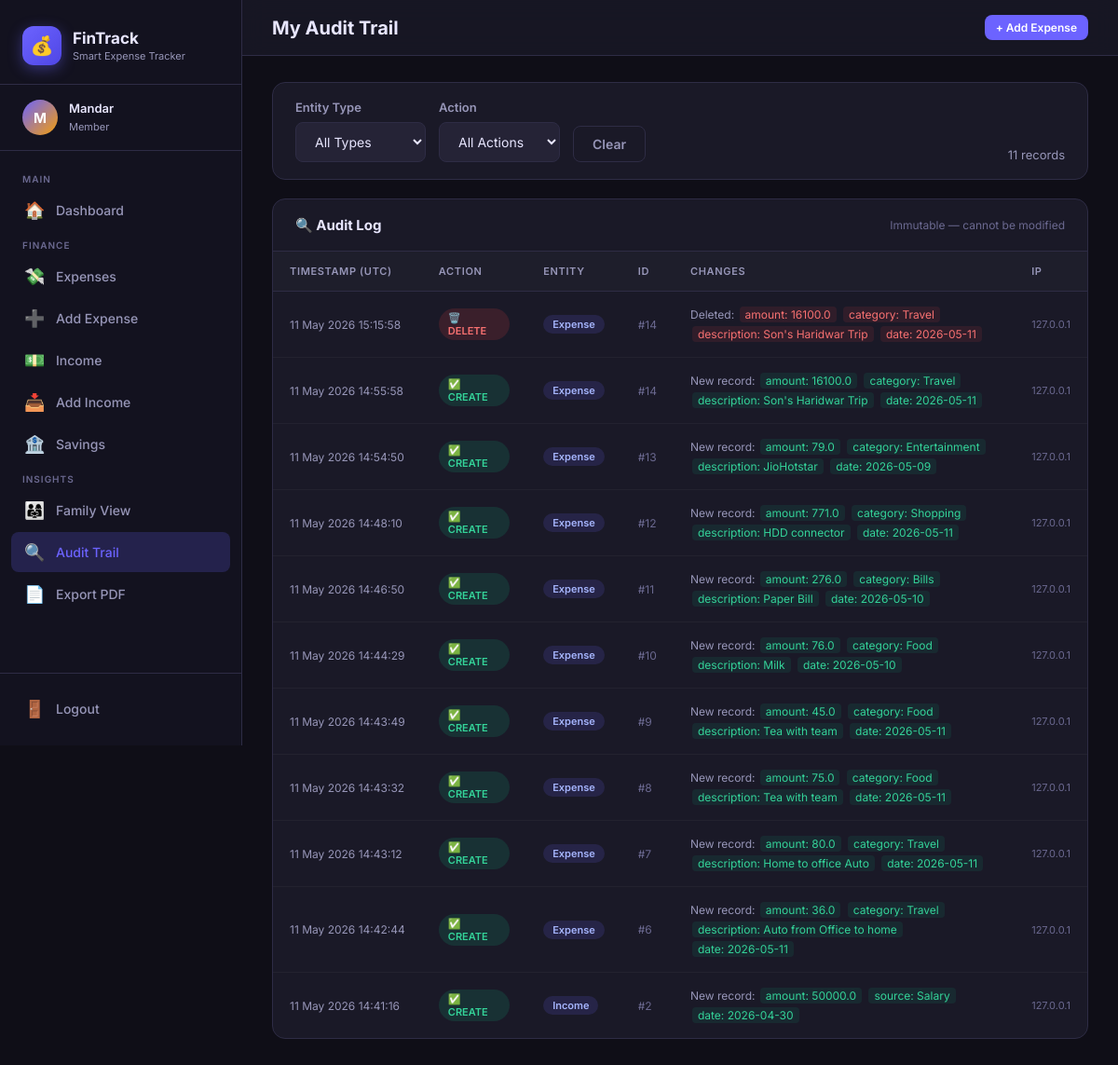
Screenshot of /audit (signed in) with the database file from the repository.
### app.py (models this page shows, shortened)
class AuditLog(db.Model):
    id          = db.Column(db.Integer, primary_key=True)
    user_id     = db.Column(db.Integer, db.ForeignKey('user.id'), nullable=False)
    username    = db.Column(db.String(80), nullable=False)          # denormalised for history
    action      = db.Column(db.String(20), nullable=False)          # CREATE | UPDATE | DELETE
    entity_type = db.Column(db.String(30), nullable=False)          # Expense | Income | Saving
    entity_id   = db.Column(db.Integer,    nullable=True)
    old_values  = db.Column(db.Text,       nullable=True)           # JSON snapshot before change
    new_values  = db.Column(db.Text,       nullable=True)           # JSON snapshot after change
    ip_address  = db.Column(db.String(50), nullable=True)
    timestamp   = db.Column(db.DateTime,   default=datetime.utcnow, nullable=False)
    @property
    def old_dict(self):
        return json.loads(self.old_values) if self.old_values else {}
    @property
    def new_dict(self):
        return json.loads(self.new_values) if self.new_values else {}

### app.py (the view)
@app.route('/audit')
@login_required
def audit_trail():
    uid    = session['user_id']
    etype  = request.args.get('entity', '')
    action = request.args.get('action', '')
    page   = int(request.args.get('page', 1))
    per    = 30
    q = AuditLog.query.filter_by(user_id=uid)
    if etype:  q = q.filter_by(entity_type=etype)
    if action: q = q.filter_by(action=action)
    q = q.order_by(AuditLog.timestamp.desc())
    total  = q.count()
    logs   = q.offset((page-1)*per).limit(per).all()
    pages  = (total + per - 1) // per
    return render_template('audit.html', logs=logs, total=total,
                           page=page, pages=pages, entity=etype, action=action)

### app.py (called while the page is built)
def login_required(f):
    @wraps(f)
    def dec(*a, **kw):
        if 'user_id' not in session:
            flash('Please log in.', 'warning')
            return redirect(url_for('login'))
        return f(*a, **kw)
    return dec

### templates/audit.html (shortened to what this page needs)
{% extends 'base.html' %}
{% block page_title %}My Audit Trail{% endblock %}
{% block content %}
<form method="GET" class="filters" style="margin-bottom:20px;">
  <div class="form-group">
    <label class="form-label">Entity Type</label>
    <select class="form-control" name="entity" style="width:140px;" onchange="this.form.submit()">
      <option value="">All Types</option>
    </select>
  </div>
  <div class="form-group">
    <label class="form-label">Action</label>
    <select class="form-control" name="action" style="width:130px;" onchange="this.form.submit()">
      <option value="">All Actions</option>
    </select>
  </div>
  <div class="form-group" style="align-self:flex-end;">
    <a href="{{ url_for('audit_trail') }}" class="btn btn-ghost">Clear</a>
  </div>
  <div class="ml-auto" style="align-self:flex-end;color:var(--text-muted);font-size:13px;">
    {{ total }} record{{ 's' if total != 1 else '' }}
  </div>
</form>
<div class="table-card">
  <div class="table-header">
    <span class="table-title">🔍 Audit Log</span>
    <span style="font-size:12px;color:var(--text-dim);">Immutable — cannot be modified</span>
  </div>
  {% if logs %}
  <div style="overflow-x:auto;">
    <table>
      <thead>
        <tr>
          <th>Timestamp (UTC)</th>
          <th>Action</th>
          <th>Entity</th>
          <th>ID</th>
          <th>Changes</th>
          <th>IP</th>
        </tr>
      </thead>
      <tbody>
        {% for log in logs %}
        <tr>
          <td style="color:var(--text-muted);font-size:12px;white-space:nowrap;">
            {{ log.timestamp.strftime('%d %b %Y %H:%M:%S') }}
          </td>
          <td>
            {% if log.action == 'CREATE' %}
              <span class="badge badge-success">✅ CREATE</span>
            {% elif log.action == 'UPDATE' %}
              <span class="badge badge-warning">✏️ UPDATE</span>
            {% else %}
              <span class="badge badge-danger">🗑️ DELETE</span>
            {% endif %}
          </td>
          <td><span class="badge badge-primary">{{ log.entity_type }}</span></td>
          <td style="color:var(--text-dim);font-size:12px;">#{{ log.entity_id }}</td>
          <td style="font-size:12px;max-width:420px;">
            {% if log.action == 'CREATE' %}
              <span style="color:var(--text-muted);">New record:</span>
              {% for k, v in log.new_dict.items() %}
                <span style="display:inline-block;margin:2px;background:rgba(16,185,129,.1);color:#34d399;padding:1px 6px;border-radius:4px;">
                  {{ k }}: {{ v }}
                </span>
              {% endfor %}
            {% elif log.action == 'DELETE' %}
              <span style="color:var(--text-muted);">Deleted:</span>
              {% for k, v in log.old_dict.items() %}
                <span style="display:inline-block;margin:2px;background:rgba(239,68,68,.1);color:#f87171;padding:1px 6px;border-radius:4px;">
                  {{ k }}: {{ v }}
                </span>
              {% endfor %}
            {% endif %}
          </td>
          <td style="color:var(--text-dim);font-size:11px;">{{ log.ip_address or '—' }}</td>
        </tr>
        {% endfor %}
      </tbody>
    </table>
  </div>
  {% else %}
  <div class="empty-state">
    <div class="icon">🔍</div>
    <p>No audit records yet. Start adding expenses to see the audit trail.</p>
  </div>
  {% endif %}
</div>
{% endblock %}

### static/css/style.css (style rules this page uses)
:root { --primary: #6c63ff; --primary-dark: #4f46e5; --primary-light: #a5b4fc; --accent: #f59e0b; --danger: #ef4444; --success: #10b981; --warning: #f59e0b; --info: #3b82f6; --bg: #0f0e17; --bg-card: #1a1927; --bg-sidebar: #13121f; --bg-input: #252336; --border: #2e2c45; --text: #e8e6ff; --text-muted: #9796b8; --text-dim: #6b6990; --radius: 14px; --radius-sm: 8px; --shadow: 0 8px 32px rgba(108,99,255,.18); --shadow-sm: 0 2px 12px rgba(0,0,0,.35); --transition: .25s cubic-bezier(.4,0,.2,1); --sidebar-w: 260px; }
*, *::before, *::after { box-sizing: border-box; margin: 0; padding: 0; }
html { scroll-behavior: smooth; }
body { font-family: 'Inter', sans-serif; background: var(--bg); color: var(--text); min-height: 100vh; overflow-x: hidden; }
a { color: var(--primary-light); text-decoration: none; }
.table-card { background: var(--bg-card); border: 1px solid var(--border); border-radius: var(--radius); overflow: hidden; }
.table-header { padding: 18px 24px; display: flex; align-items: center; justify-content: space-between; border-bottom: 1px solid var(--border); }
.table-title { font-size: 15px; font-weight: 700; }
table { width: 100%; border-collapse: collapse; }
th { padding: 14px 18px; text-align: left; font-size: 11px; font-weight: 600; letter-spacing: .06em; text-transform: uppercase; color: var(--text-muted); background: rgba(255,255,255,.02); border-bottom: 1px solid var(--border); }
td { padding: 14px 18px; font-size: 13px; color: var(--text); border-bottom: 1px solid rgba(255,255,255,.04); }
tr:last-child td { border-bottom: none; }
.badge { padding: 3px 10px; border-radius: 20px; font-size: 11px; font-weight: 600; display: inline-block; }
.badge-success { background: rgba(16,185,129,.15); color: #34d399; }
.badge-danger { background: rgba(239,68,68,.15); color: #f87171; }
.badge-primary { background: rgba(108,99,255,.15); color: var(--primary-light); }
.btn { display: inline-flex; align-items: center; gap: 8px; padding: 10px 20px; border-radius: var(--radius-sm); font-size: 14px; font-weight: 600; cursor: pointer; border: none; transition: all var(--transition); }
.btn-ghost { background: transparent; color: var(--text-muted); border: 1px solid var(--border); }
.form-group { margin-bottom: 18px; }
.form-label { display: block; font-size: 13px; font-weight: 600; color: var(--text-muted); margin-bottom: 8px; }
.form-control { width: 100%; padding: 11px 16px; background: var(--bg-input); border: 1px solid var(--border); border-radius: var(--radius-sm); color: var(--text); font-size: 14px; font-family: inherit; transition: border-color var(--transition), box-shadow var(--transition); }
.form-control::placeholder { color: var(--text-dim); }
.filters { background: var(--bg-card); border: 1px solid var(--border); border-radius: var(--radius); padding: 18px 24px; display: flex; flex-wrap: wrap; gap: 14px; align-items: flex-end; margin-bottom: 22px; }
.filters .form-group { margin: 0; }
.ml-auto { margin-left: auto; }

### rows the page displays
AuditLog: timestamp "11 May 2026 15:15:58", action "🗑️ DELETE", entity_type "Expense", entity_id "14", old_dict "amount" "category" "description" "date", old_dict "16100.0" "Travel" "Son's Haridwar Trip" "2026-05-11", ip_address "127.0.0.1"
AuditLog: timestamp "11 May 2026 14:55:58", action "✅ CREATE", entity_type "Expense", entity_id "14", new_dict "amount" "category" "description" "date", new_dict "16100.0" "Travel" "Son's Haridwar Trip" "2026-05-11", ip_address "127.0.0.1"
AuditLog: timestamp "11 May 2026 14:54:50", action "✅ CREATE", entity_type "Expense", entity_id "13", new_dict "amount" "category" "description" "date", new_dict "79.0" "Entertainment" "JioHotstar" "2026-05-09", ip_address "127.0.0.1"
AuditLog: timestamp "11 May 2026 14:48:10", action "✅ CREATE", entity_type "Expense", entity_id "12", new_dict "amount" "category" "description" "date", new_dict "771.0" "Shopping" "HDD connector" "2026-05-11", ip_address "127.0.0.1"
AuditLog: timestamp "11 May 2026 14:46:50", action "✅ CREATE", entity_type "Expense", entity_id "11", new_dict "amount" "category" "description" "date", new_dict "276.0" "Bills" "Paper Bill" "2026-05-10", ip_address "127.0.0.1"
AuditLog: timestamp "11 May 2026 14:44:29", action "✅ CREATE", entity_type "Expense", entity_id "10", new_dict "amount" "category" "description" "date", new_dict "76.0" "Food" "Milk" "2026-05-10", ip_address "127.0.0.1"
AuditLog: timestamp "11 May 2026 14:43:49", action "✅ CREATE", entity_type "Expense", entity_id "9", new_dict "amount" "category" "description" "date", new_dict "45.0" "Food" "Tea with team" "2026-05-11", ip_address "127.0.0.1"
AuditLog: timestamp "11 May 2026 14:43:32", action "✅ CREATE", entity_type "Expense", entity_id "8", new_dict "amount" "category" "description" "date", new_dict "75.0" "Food" "Tea with team" "2026-05-11", ip_address "127.0.0.1"
AuditLog: timestamp "11 May 2026 14:43:12", action "✅ CREATE", entity_type "Expense", entity_id "7", new_dict "amount" "category" "description" "date", new_dict "80.0" "Travel" "Home to office Auto" "2026-05-11", ip_address "127.0.0.1"
AuditLog: timestamp "11 May 2026 14:42:44", action "✅ CREATE", entity_type "Expense", entity_id "6", new_dict "amount" "category" "description" "date", new_dict "36.0" "Travel" "Auto from Office to home" "2026-05-11", ip_address "127.0.0.1"
AuditLog: timestamp "11 May 2026 14:41:16", action "✅ CREATE", entity_type "Income", entity_id "2", new_dict "amount" "source" "date", new_dict "50000.0" "Salary" "2026-04-30", ip_address "127.0.0.1"

### other values shown
{{ session.username[0].upper() }} "M"
{{ session.username }} "Mandar"
{{ total }} "11"
{{ 's' if total != 1 else '' }} "s"
